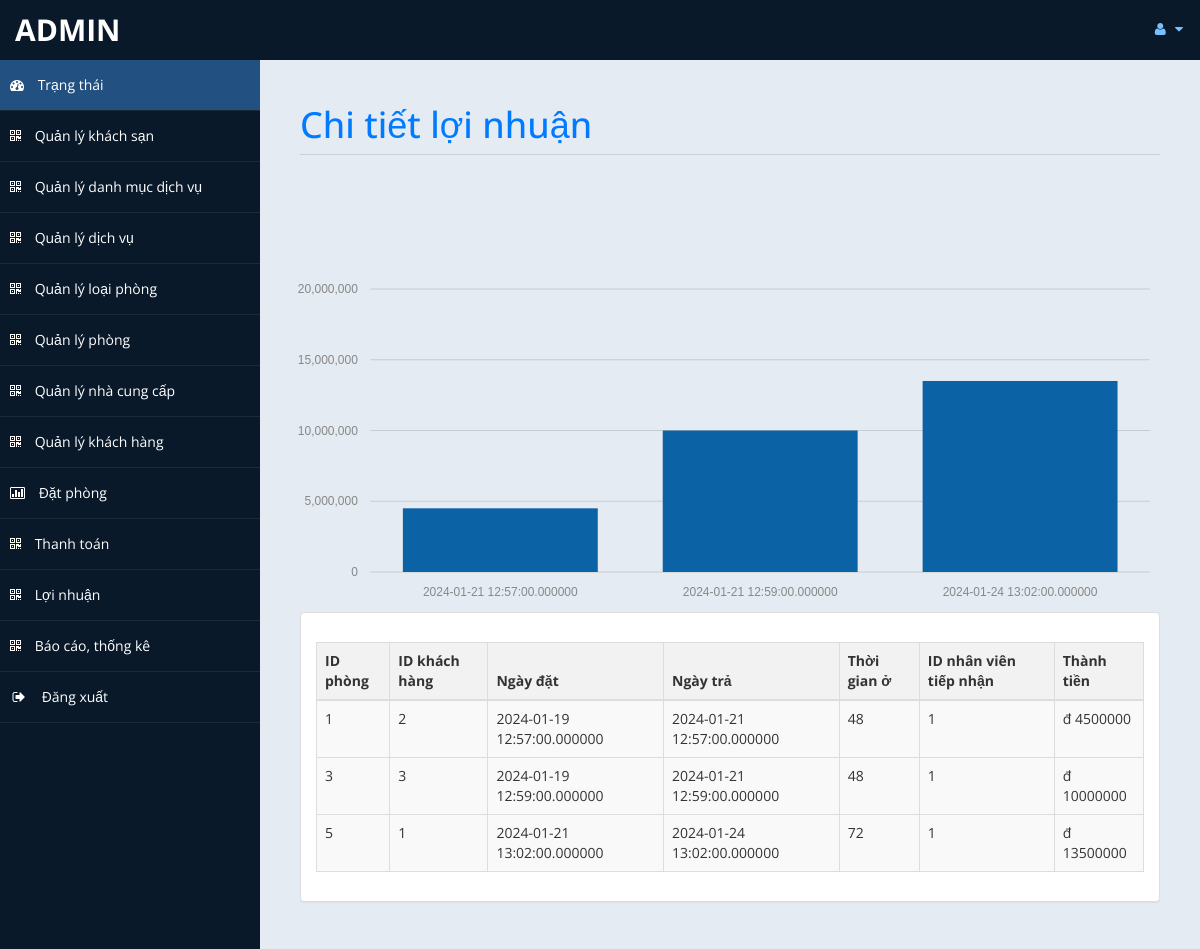
Screenshot of /admin/profit.php (signed in) with the database file from the repository.
### tables this page shows
CREATE TABLE `datphong` (
  `IDDP` varchar(10) NOT NULL,
  `IDKH` varchar(10) NOT NULL,
  `IDPHONG` varchar(10) NOT NULL,
  `NGAYDAT` datetime(6) NOT NULL,
  `NGAYTRA` datetime(6) NOT NULL,
  `TIMEO` int(20) NOT NULL,
  `IDUSER` varchar(10) NOT NULL,
  `THANHTOAN` float NOT NULL,
  `TRANGTHAITT` int(10) NOT NULL,
  `sodvsd` int(20) NOT NULL
);

### admin/profit.php (the view, shortened to what this page needs)
<!DOCTYPE html>
<html xmlns="http://www.w3.org/1999/xhtml">
<head>
    <link href="assets/css/bootstrap.css" rel="stylesheet" />
    <link href="assets/css/font-awesome.css" rel="stylesheet" />
    <link href="assets/css/thongtin.css" rel="stylesheet" />
	<link rel="stylesheet" href="assets/css/morris.css">
    <link href="assets/css/custom-styles.css" rel="stylesheet" />
    <link href="assets/js/dataTables/dataTables.bootstrap.css" rel="stylesheet" />
</head>
<body>
    <div id="wrapper">
        <nav class="navbar navbar-default top-navbar" role="navigation">
            <div class="navbar-header">
                <a class="navbar-brand" href="home.php"><?php echo $_SESSION["user"]; ?> </a>
            </div>
            <ul class="nav navbar-top-links navbar-right">
                <li class="dropdown">
                    <a class="dropdown-toggle" data-toggle="dropdown" href="#" aria-expanded="false">
                        <i class="fa fa-user fa-fw"></i> <i class="fa fa-caret-down"></i>
                    </a>
                </li>
            </ul>
        </nav>
        <nav class="navbar-default navbar-side" role="navigation">
        <div class="sidebar-collapse">
                <ul class="nav" id="main-menu">
                    <li>
                        <a class="active-menu" href="home.php"><i class="fa fa-dashboard"></i> Trạng thái</a>
                    </li>
                    <li>
                        <a  href="khachsan.php"><i class="fa fa-qrcode"></i> Quản lý khách sạn</a>
                    </li>
                    <li>
                        <a href="danhmuc.php"><i class="fa fa-qrcode"></i> Quản lý danh mục dịch vụ</a>
                    </li>
                    <li>
                        <a  href="dichvu.php"><i class="fa fa-qrcode"></i> Quản lý dịch vụ</a>
                    </li>
                    <li>
                        <a href="loaiphong.php"><i class="fa fa-qrcode"></i> Quản lý loại phòng</a>
                    </li>
                    <li>
                        <a  href="phong.php"><i class="fa fa-qrcode"></i> Quản lý phòng</a>
                    </li>
                    <li>
                        <a href="nhacungcap.php"><i class="fa fa-qrcode"></i> Quản lý nhà cung cấp</a>
                    </li>
                    <li>
                        <a  href="khachhang.php"><i class="fa fa-qrcode"></i> Quản lý khách hàng</a>
                    </li>
                    <li>
                        <a href="datphong.php"><i class="fa fa-bar-chart-o"></i> Đặt phòng</a>
                    </li>
                    <li>
                        <a href="payment.php"><i class="fa fa-qrcode"></i> Thanh toán</a>
                    </li>
                    <li>
                        <a  href="profit.php"><i class="fa fa-qrcode"></i> Lợi nhuận</a>
                    </li>
                    <li>
                        <a href="quanlythongke.php"><i class="fa fa-qrcode"></i> Báo cáo, thống kê</a>
                    </li>
                    <li>
    <a href="#" onclick="confirmLogout();">
        <i class="fa fa-sign-out fa-fw"></i> Đăng xuất
    </a>
</li>
					</ul>
            </div>
        </nav>
        <div id="page-wrapper" >
            <div id="page-inner">
			 <div class="row">
                    <div class="col-md-12">
                        <h1 class="page-header">
                           Chi tiết lợi nhuận<small> </small>
                        </h1>
                    </div>
                </div>
            <div class="row">
				<?php
				include('db.php');
?>
				<br>
				<br>
				<br>
				<br><div id="chart"></div>
                <div class="col-md-12">
                    <div class="panel panel-default">
                        <div class="panel-body">
                            <div class="table-responsive">
                                <table class="table table-striped table-bordered table-hover" id="dataTables-example">
                                    <thead>
                                        <tr>
											<th>ID phòng</th>
                                            <th>ID khách hàng</th>
                                            <th>Ngày đặt</th>
											<th>Ngày trả</th>
                                            <th>Thời gian ở</th>
											<th>ID nhân viên tiếp nhận</th>
											<th>Thành tiền</th>
                                        </tr>
                                    </thead>
                                    <tbody>
									<?php
										$sql="select * from datphong";
										$re = mysqli_query($con,$sql);
										while($row = mysqli_fetch_array($re))
										{
											$id = $row['IDDP'];
											if($id % 2 ==1 )
											{
												echo"<tr class='gradeC'>
													<td>".$row['IDDP']." </td>
                                                    <td>".$row['IDKH']." </td>
													<td>".$row['NGAYDAT']."</td>
													<td>".$row['NGAYTRA']."</td>
													<td>".$row['TIMEO']."</td>
													<td>".$row['IDUSER']."</td>
													<td>đ ".$row['THANHTOAN']."</td>
													</tr>";
											}
										}
									?>
                                    </tbody>
                                </table>
                            </div>
                        </div>
                    </div>
                </div>
            </div>
                </div>
            </div>
    </div>
</body>
</html>

### admin/assets/css/thongtin.css (style rules this page uses)
body { font-family: Arial, sans-serif; background-color: #f8f9fa; }
#page-inner { padding: 20px; }
h1.page-header { color: #007bff; margin-bottom: 30px; }
table { width: 100%; border-collapse: collapse; margin-top: 20px; }
th, td { border: 1px solid #dee2e6; padding: 12px; text-align: left; }
tr.gradeC { background-color: #f2f2f2; }
#dataTables-example { width: 100%; margin: 1em 0; border-collapse: collapse; border-spacing: 0; }
#dataTables-example th { background-color: #f2f2f2; font-weight: bold; padding: 8px; text-align: left; }
#dataTables-example td { padding: 8px; border-bottom: 1px solid #ddd; }
#dataTables-example tbody tr.gradeC { background-color: #f9f9f9; }

### admin/assets/css/custom-styles.css (style rules this page uses)
body { font-family: 'Open Sans', sans-serif; }
#wrapper { width: 100%; background:#09192A; }
#page-wrapper { padding: 15px 15px; min-height: 600px; background:#E5EBF2; }
#page-inner { width:100%; margin:10px 20px 10px 0px; background-color:transparent; padding:10px; min-height:1200px; }
h1, .h1, h2, .h2, h3, .h3 { margin-bottom: -5px; }
.page-header { padding-bottom: 9px; margin: 10px 0 45px; border-bottom: 1px solid #C7D1DD; }
.top-navbar { margin:0px; }
.top-navbar .navbar-brand { color: #fff; width: 260px; text-align: left; height: 60px; font-size: 30px; font-weight: 700; text-transform: uppercase; line-height: 30px; }
.top-navbar .nav > li { position: relative; display: inline-block; }
.top-navbar .nav > li > a { position: relative; display: block; padding: 19px 15px; color: #77C0FD; }
.active-menu { background-color:#225081!important; }
.sidebar-collapse , .sidebar-collapse .nav { background:none; }
.sidebar-collapse .nav { padding:0; }
.sidebar-collapse .nav > li > a { color:#fff; background:transparent; text-shadow:none; }
.sidebar-collapse > .nav > li > a { padding:15px 10px; }
.sidebar-collapse > .nav > li { border-bottom: 1px solid rgba(107, 108, 109, 0.19); }
.navbar-side { border:none; background-color: transparent; }
.top-navbar { background:#09192A; border-bottom:none; }
.top-navbar .nav > li > a > i { margin-right: 2px; }
.navbar-default { border:0px solid black; }
.navbar-header { background: #09192A; }
.nav > li > a > i { margin-right:10px; }
@media (min-width:768px) { #page-wrapper { margin: 0 0 0 260px; padding: 15px 30px; min-height: 1200px; } }
@media (min-width:768px) { .navbar-side { z-index: 1; position: absolute; width: 260px; } }
@media (min-width:768px) { .navbar { border-radius: 0px; } }

### rows the page displays
datphong: IDDP "1", IDKH "2", NGAYDAT "2024-01-19 12:57:00.000000", NGAYTRA "2024-01-21 12:57:00.000000", TIMEO "48", IDUSER "1", THANHTOAN "4500000"
datphong: IDDP "3", IDKH "3", NGAYDAT "2024-01-19 12:59:00.000000", NGAYTRA "2024-01-21 12:59:00.000000", TIMEO "48", IDUSER "1", THANHTOAN "10000000"
datphong: IDDP "5", IDKH "1", NGAYDAT "2024-01-21 13:02:00.000000", NGAYTRA "2024-01-24 13:02:00.000000", TIMEO "72", IDUSER "1", THANHTOAN "13500000"

### other values shown
$_SESSION["user"] "ADMIN"
